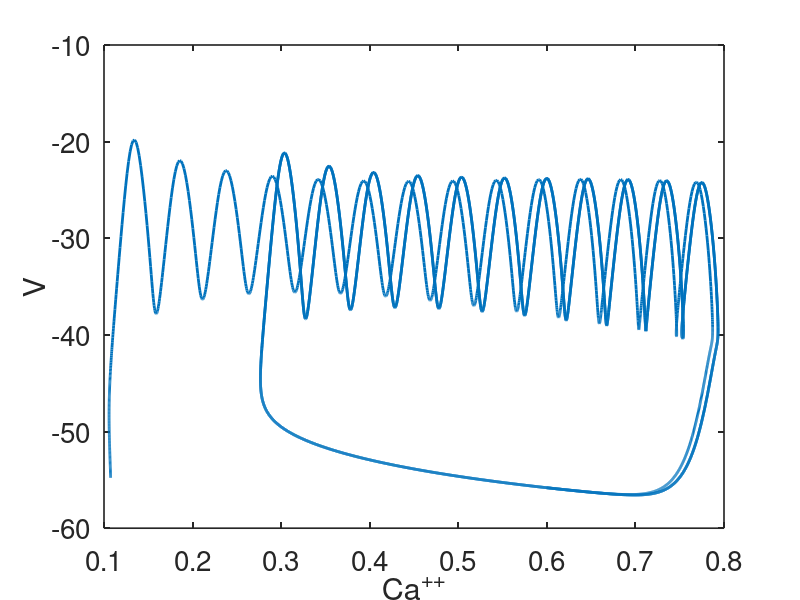
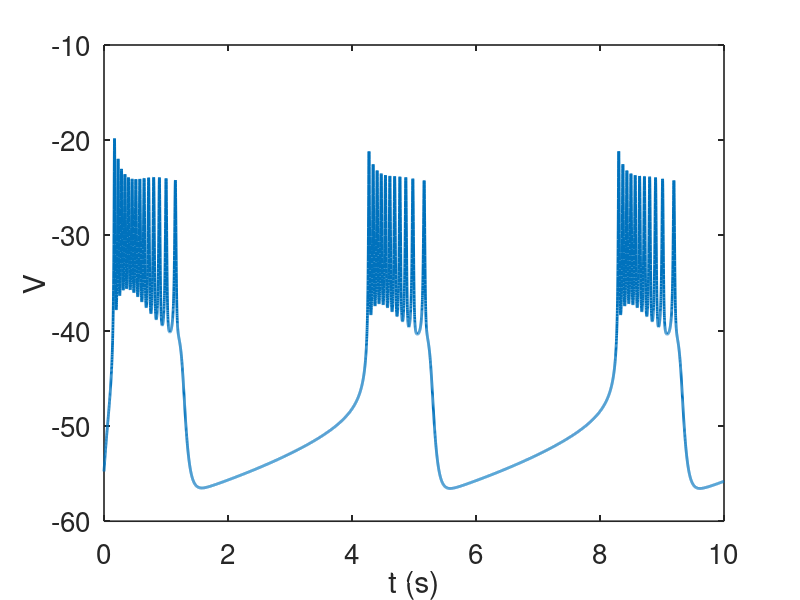
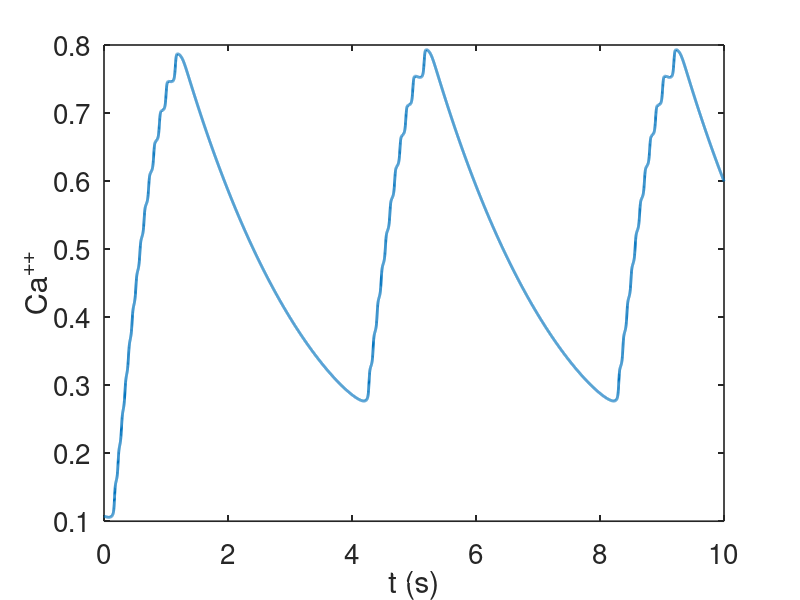

MATLAB code for these plots, in order:

%  -------------------------------------------------------------------
%
%   Code for the three-variable Chay-Keizer model of electrical bursting
%   in pancreatic beta cells.
%
%   For Chapter 9, Section 9.1.1 of
%   Keener and Sneyd, Mathematical Physiology, 3rd Edition, Springer.
%
%   Written by James Keener and James Sneyd
%
%  -------------------------------------------------------------------

function ChayKeizer3v
global   lam vca vk gk gca   vprime vstar gkca Kd
global  vl cm   f alpha kca  gl

set(0,                           ...
   'defaultaxesfontsize', 20,   ...
   'defaultaxeslinewidth', 1.2, ...
   'defaultlinelinewidth', 2.0, ...
   'defaultpatchlinewidth', 0.7);
 % parameter set

 cm=4.5;
 gca=13;
 gk=12;
 gl=0.04;
 gkca=0.09;
 vca=100;
 vk=-75;
 vl=-40;
  vprime=50;
  vstar=30;
 f=0.01;
 alpha=0.01525;
 Kd=1;
 kca=0.04;
 lam=0.5;


total=10000;
tstep = 1;

%specify the output points
tspan = [0:tstep:total];
%initial data
v0=-54.77;
n0=0.00044;
ca0=0.1075;
 u0 = [v0,n0,ca0];

[T,S] = ode23(@deRHS,tspan, u0, odeset('maxstep',1));

figure(1)
plot(S(:,3),S(:,1))
ylabel('V')
xlabel('Ca^{++}')
figure(2)
plot(T/1000,S(:,1))
xlabel('t (s)')
ylabel('V')

figure(3)
plot(T/1000,S(:,3))
xlabel('t (s)')
ylabel('Ca^{++}')

end % of main


%%
function s_prime=deRHS(t,s)
global  cstar gkcabar lam vca vk gk gca captot vbar vprime vstar gkca Kd
global  vl cm vm sm vh sh a  b c f alpha kca  gl

v=s(1);
n = s(2);
ca=s(3);

% gating functions
alphamca    = -0.1*((v+vprime)-25)/(exp(-((v+vprime)-25)/10)-1);
betamca     = 4*exp(-(v+vprime)/18);
alphahca    = 0.07*exp(-(v+vprime)/20);
betahca     = 1/(exp(-((v+vprime)-30)/10)+1);
alphan      = -0.01*((v+vstar)-10)/(exp(-((v+vstar)-10)/10)-1);
betan      = 0.125*exp(-(v+vstar)/80);
minf =alphamca /(alphamca + betamca );
hinf =alphahca/(alphahca + betahca);

% Ionic currents:
ica  = gca*minf^3*hinf*(v-vca);
ik   = gk*n^4*(v-vk);
ikca = gkca*ca/(ca+Kd)*(v-vk);
il   = gl*(v-vl);

% The differential equations:
vp    = -1/cm*(ica+ik+ikca+il) ;
np    = lam*(alphan*(1-n)-betan*n) ;
cap   = f*(-alpha*ica-kca*ca);

s_prime = [vp;np;cap];

end
